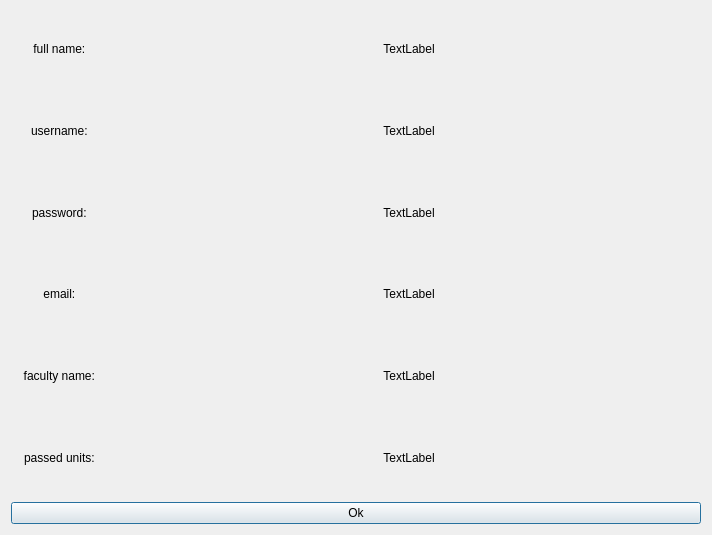
<?xml version="1.0" encoding="UTF-8"?>
<ui version="4.0">
 <class>studentstatus</class>
 <widget class="QDialog" name="studentstatus">
  <property name="geometry">
   <rect>
    <x>0</x>
    <y>0</y>
    <width>712</width>
    <height>535</height>
   </rect>
  </property>
  <property name="windowTitle">
   <string>Dialog</string>
  </property>
  <layout class="QGridLayout" name="gridLayout_2">
   <item row="0" column="0">
    <layout class="QGridLayout" name="gridLayout">
     <item row="5" column="1">
      <widget class="QLabel" name="passedunits">
       <property name="minimumSize">
        <size>
         <width>400</width>
         <height>50</height>
        </size>
       </property>
       <property name="text">
        <string>TextLabel</string>
       </property>
       <property name="alignment">
        <set>Qt::AlignmentFlag::AlignCenter</set>
       </property>
      </widget>
     </item>
     <item row="1" column="1">
      <widget class="QLabel" name="usernameLabel">
       <property name="minimumSize">
        <size>
         <width>400</width>
         <height>50</height>
        </size>
       </property>
       <property name="text">
        <string>TextLabel</string>
       </property>
       <property name="alignment">
        <set>Qt::AlignmentFlag::AlignCenter</set>
       </property>
      </widget>
     </item>
     <item row="3" column="1">
      <widget class="QLabel" name="email">
       <property name="minimumSize">
        <size>
         <width>400</width>
         <height>50</height>
        </size>
       </property>
       <property name="text">
        <string>TextLabel</string>
       </property>
       <property name="alignment">
        <set>Qt::AlignmentFlag::AlignCenter</set>
       </property>
      </widget>
     </item>
     <item row="0" column="0">
      <widget class="QLabel" name="label_2">
       <property name="minimumSize">
        <size>
         <width>100</width>
         <height>0</height>
        </size>
       </property>
       <property name="maximumSize">
        <size>
         <width>100</width>
         <height>16777215</height>
        </size>
       </property>
       <property name="text">
        <string>full name: </string>
       </property>
       <property name="alignment">
        <set>Qt::AlignmentFlag::AlignCenter</set>
       </property>
      </widget>
     </item>
     <item row="5" column="0">
      <widget class="QLabel" name="label_6">
       <property name="minimumSize">
        <size>
         <width>100</width>
         <height>0</height>
        </size>
       </property>
       <property name="maximumSize">
        <size>
         <width>100</width>
         <height>16777215</height>
        </size>
       </property>
       <property name="text">
        <string>passed units: </string>
       </property>
       <property name="alignment">
        <set>Qt::AlignmentFlag::AlignCenter</set>
       </property>
      </widget>
     </item>
     <item row="4" column="1">
      <widget class="QLabel" name="faculty">
       <property name="minimumSize">
        <size>
         <width>400</width>
         <height>50</height>
        </size>
       </property>
       <property name="text">
        <string>TextLabel</string>
       </property>
       <property name="alignment">
        <set>Qt::AlignmentFlag::AlignCenter</set>
       </property>
      </widget>
     </item>
     <item row="2" column="1">
      <widget class="QLabel" name="password">
       <property name="minimumSize">
        <size>
         <width>400</width>
         <height>50</height>
        </size>
       </property>
       <property name="text">
        <string>TextLabel</string>
       </property>
       <property name="alignment">
        <set>Qt::AlignmentFlag::AlignCenter</set>
       </property>
      </widget>
     </item>
     <item row="0" column="1">
      <widget class="QLabel" name="namelabel">
       <property name="minimumSize">
        <size>
         <width>400</width>
         <height>50</height>
        </size>
       </property>
       <property name="text">
        <string>TextLabel</string>
       </property>
       <property name="alignment">
        <set>Qt::AlignmentFlag::AlignCenter</set>
       </property>
      </widget>
     </item>
     <item row="1" column="0">
      <widget class="QLabel" name="label">
       <property name="minimumSize">
        <size>
         <width>100</width>
         <height>0</height>
        </size>
       </property>
       <property name="maximumSize">
        <size>
         <width>100</width>
         <height>16777215</height>
        </size>
       </property>
       <property name="text">
        <string>username: </string>
       </property>
       <property name="alignment">
        <set>Qt::AlignmentFlag::AlignCenter</set>
       </property>
      </widget>
     </item>
     <item row="4" column="0">
      <widget class="QLabel" name="label_5">
       <property name="minimumSize">
        <size>
         <width>100</width>
         <height>0</height>
        </size>
       </property>
       <property name="maximumSize">
        <size>
         <width>100</width>
         <height>16777215</height>
        </size>
       </property>
       <property name="text">
        <string>faculty name: </string>
       </property>
       <property name="alignment">
        <set>Qt::AlignmentFlag::AlignCenter</set>
       </property>
      </widget>
     </item>
     <item row="3" column="0">
      <widget class="QLabel" name="label_4">
       <property name="minimumSize">
        <size>
         <width>100</width>
         <height>0</height>
        </size>
       </property>
       <property name="maximumSize">
        <size>
         <width>100</width>
         <height>16777215</height>
        </size>
       </property>
       <property name="text">
        <string>email: </string>
       </property>
       <property name="alignment">
        <set>Qt::AlignmentFlag::AlignCenter</set>
       </property>
      </widget>
     </item>
     <item row="2" column="0">
      <widget class="QLabel" name="label_3">
       <property name="minimumSize">
        <size>
         <width>100</width>
         <height>0</height>
        </size>
       </property>
       <property name="maximumSize">
        <size>
         <width>100</width>
         <height>16777215</height>
        </size>
       </property>
       <property name="text">
        <string>password: </string>
       </property>
       <property name="alignment">
        <set>Qt::AlignmentFlag::AlignCenter</set>
       </property>
      </widget>
     </item>
    </layout>
   </item>
   <item row="1" column="0">
    <widget class="QPushButton" name="okbutton">
     <property name="text">
      <string>Ok</string>
     </property>
    </widget>
   </item>
  </layout>
 </widget>
 <resources/>
 <connections/>
</ui>
